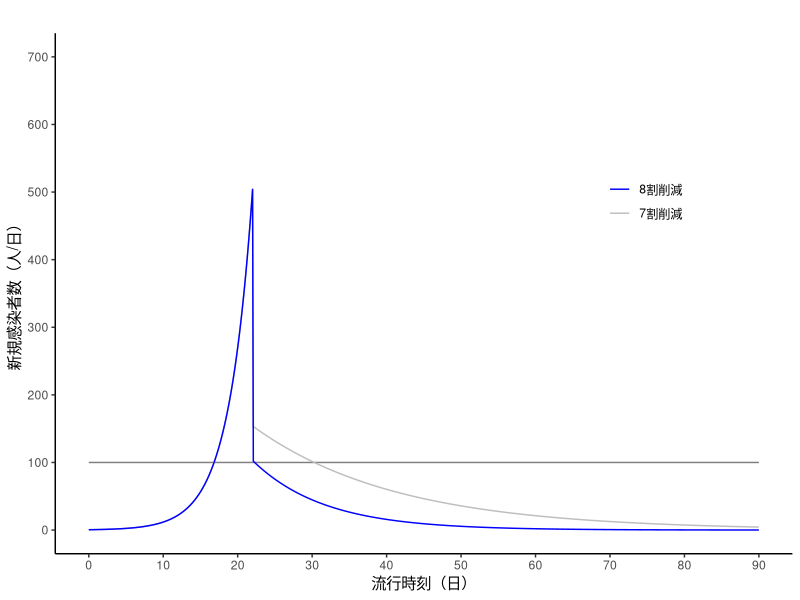
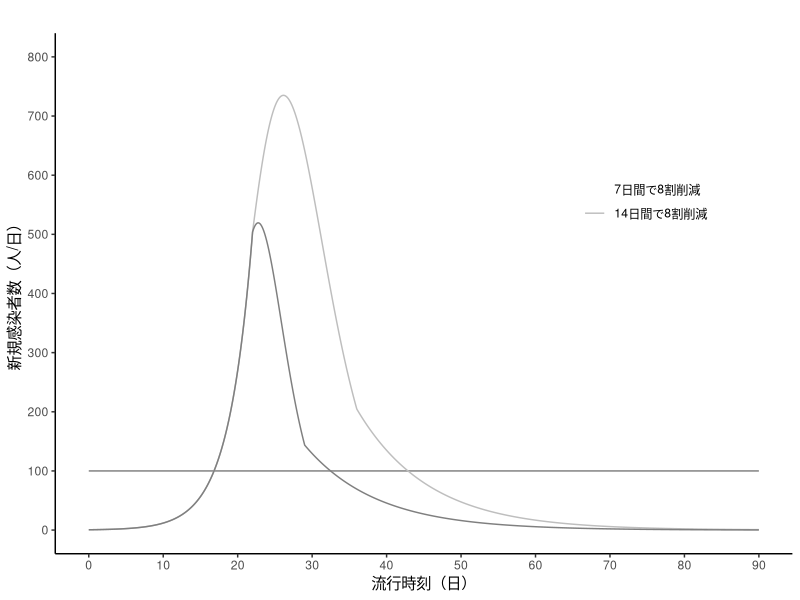
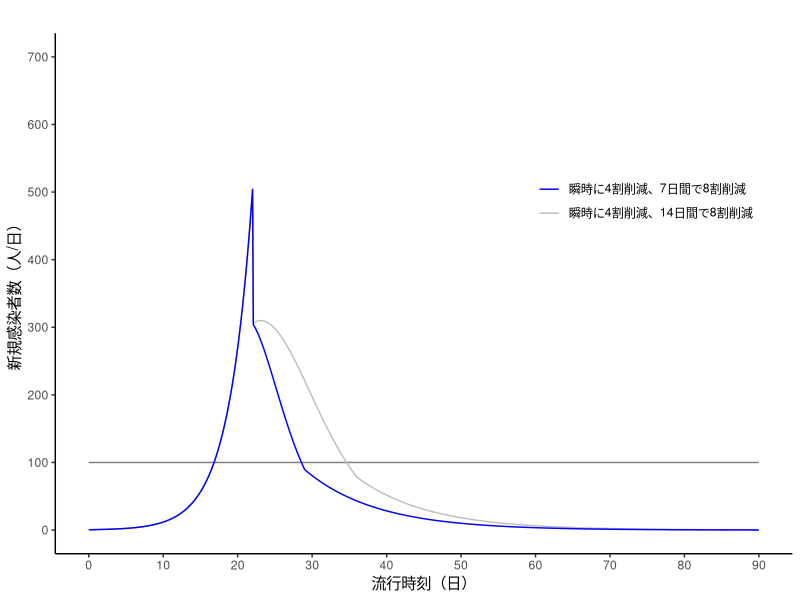
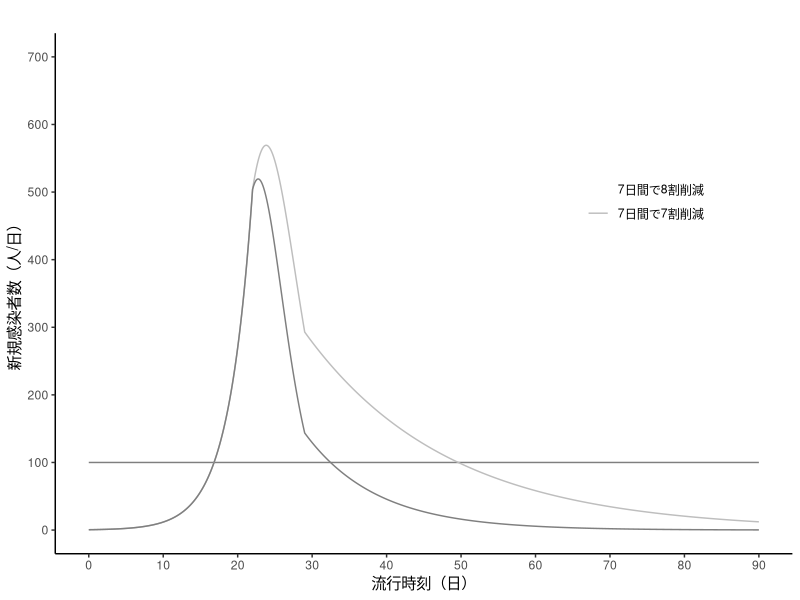
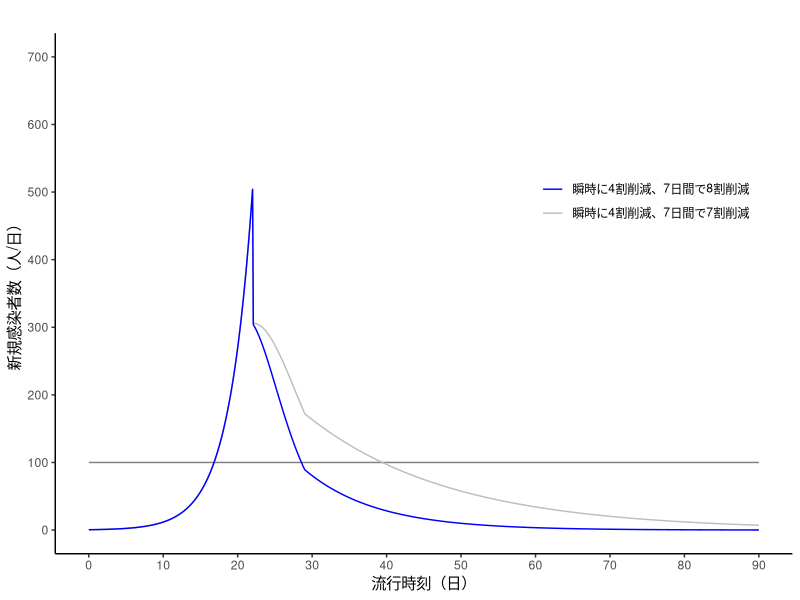

Write the R code that produced these figures, in order.
## ---- chunk 1
# time-dependent interventions

library(tidyverse)
library(deSolve)

# ---- 0. 設定 ----
# 時間と計算方法の設定
set_control <- function(time_begin = 0, time_end, increment = 0.1,
                        method = "rk4") {
  time <- seq(time_begin, time_end, by = increment)
  list(
    time_begin = time_begin, time_end = time_end,
    increment = increment, time = time, method = method
  )
}

# 人口の設定
set_population <- function(N0 = 1, I0 = 10e-6,
                           contact_matrix = NULL, susceptibility = NULL) {
  dimens <- length(N0)
  if (is.null(names(N0))) {
    if (dimens == 1) {
      names(N0) <- "all"
    } else {
      names(N0) <- as.character(seq(1:dimens))
    }
  }
  if (is.null(susceptibility)) {
    susceptibility <- rep(1, time = dimens)
  }
  if (is.null(contact_matrix)) {
    contact_matrix <- matrix(N0, nrow = dimens, ncol = dimens)
  }

  contact_matrix <- susceptibility * contact_matrix
  eigen <- max(Re(eigen(contact_matrix)$values))
  contact_matrix <- contact_matrix / eigen
  Zeros <- rep(0, time = dimens)

  initial_conditions <- I0

  list(
    contact_matrix = contact_matrix,
    demography_vector = N0,
    initial_conditions = initial_conditions,
    susceptibility = susceptibility,
    dimens = dimens
  )
}

# 疫学パラメータの設定
set_parms <- function(compartment, r0 = 2.5,
                      gamma = 1 / 4.8, epsilon = 1 / 5) {
  beta0 <- gamma * r0

  if (compartment == "SIR") {
    list(
      compartment = compartment,
      beta0 = beta0, gamma = gamma
    )
  } else if (compartment == "SEIR") {
    list(
      compartment = compartment,
      beta0 = beta0, gamma = gamma, epsilon = epsilon
    )
  }
}

# 介入の設定
set_intervention <- function(time_begin = control$time_begin,
                             time_end = control$time_end,
                             reduction = 0) {
  list(time_begin = time_begin, time_end = time_end, reduction = reduction)
}

# 時間依存の設定
set_time_dependence <- function(x = NULL, beta = NULL) {
  if (is.null(x)) {
      Xt <- NULL
    } else {
      Xt <- x
    }
    if (is.null(beta)) {
      beta_t <- NULL
    } else {
      beta_t <- beta
    }
    list(Xt = Xt, beta_t = beta_t)
}

mod_X <- function(time_begin = control$time_begin, time_end = control$time_end, reduction = 0, reduction_begin = 0) {
  times_begin <- as.integer((time_begin - control$time_begin) / control$increment) + 1L
  times_end <- as.integer((time_end - control$time_begin) / control$increment) + 1L
  time_dependence <- rep(1.0, length(control$time))
  adjustment_speed <- -log((1 - reduction) / (1 - reduction_begin)) / (time_end - time_begin)
  time_dependence[(times_begin + 1L):times_end] <-
    time_dependence * (1 - reduction_begin) * exp(-adjustment_speed * (
      control$time[(times_begin + 1L):times_end] - time_begin
    ))
  time_dependence
}

mod_beta <- function() {
  time_dependence <- 1 - 0.3 * sin(control$time * control$increment / 2)
  time_dependence
}

# ファクターXの設定
set_input <- function(population, intervention, time_dependence, control) {
  set_reduction_list <- function(intervention, control_time_begin, increment, time, dimens) {
    with(intervention, {
      times_begin <- as.integer((time_begin - control_time_begin) / increment) + 1L
      times_end <- as.integer((time_end - control_time_begin) / increment) + 1L
      x <- matrix(0, nrow = dimens, ncol = length(time))
      x[, (times_begin + 1L):times_end] <- reduction
      x
    })
  }

  if (is.null(intervention)) {
    reduction_combined <- matrix(0, nrow = population$dimens, ncol = length(control$time))
  } else {
    reduction_list <- map(intervention, \(x) set_reduction_list(
      x, control$time_begin, control$increment, control$time, population$dimens
    ))
    reduction_combined <- reduce(reduction_list, `+`)
  }
  Ones <- matrix(1, nrow = length(control$time), ncol = population$dimens)
  X <- Ones - t(reduction_combined)
  if (!is.null(time_dependence) & !is.null(time_dependence$Xt)) {
    X <- X * time_dependence$Xt
  }
  if (!is.null(time_dependence) & !is.null(time_dependence$beta_t)) {
    X <- X * time_dependence$beta_t
  }
  if (phase == "0") {
    if (!is.null(time_dependence$Xt)) {plot(time_dependence$Xt)}
  }
    colnames(X) <- names(population$demography_vector)
  X
}

# SIRモデルの解を求める
model_sir <- function(scenario = "default", aggr = FALSE) {
  func_sir <- function(t, y, parms, input_list, population) {
    with(c(parms, population), {
      S <- y[1:dimens]
      I <- y[(dimens + 1):(2L * dimens)]
      R <- y[(2L * dimens + 1):(3L * dimens)]

      beta <- beta0 * map_vec(input_list, \(f) f(t))
      J <- contact_matrix %*% I
      New <- beta * (S / demography_vector) * J

      dS <- -New
      dI <- New - gamma * I
      dR <- gamma * I

      list(c(dS, dI, dR))
    })
  }

  Zeros <- rep(0, time = population$dimens)
  population$initial_conditions <- c(
    S = population$demography_vector - population$initial_conditions,
    I = population$initial_conditions,
    R = Zeros
  )
  X <- set_input(population, intervention, time_dependence, control)
  input_list <- map(
    names(population$demography_vector),
    \(name) approxfun(control$time, X[, name], rule = 2)
  )

  out <- ode(
    y = population$initial_conditions,
    times = control$time,
    func = func_sir,
    parms = parms,
    method = control$method,
    input_list = input_list,
    population = population
  )

  S <- out[, 2:(population$dimens + 1)]
  I <- out[, (population$dimens + 2):(2L * population$dimens + 1)]
  R <- out[, (2L * population$dimens + 2):(3L * population$dimens + 1)]

  beta <- parms$beta0 * t(X)
  J <- population$contact_matrix %*% t(I)
  S_N <- t(S) / population$demography_vector
  New <- t((beta * S_N) * J)
  
  out_df <- cbind(out[, 1], S, I, R, New)
  colnames(out_df) <- c(
    "time",
    str_c("S_", names(population$demography_vector)),
    str_c("I_", names(population$demography_vector)),
    str_c("R_", names(population$demography_vector)),
    str_c("New_", names(population$demography_vector))
  )
  out_df <- as_tibble(out_df) |>
    pivot_longer(cols = -time, names_to = "names", values_to = "value") |>
    separate(col = names, into = c("compartment", "demography_group"), sep = "_") |>
    pivot_wider(names_from = compartment, values_from = value) |>
    mutate(scenario = scenario)
  if (aggr == TRUE) {
    out_df <- out_df |>
      group_by(time) |>
      summarize(S = sum(S), I = sum(I), R = sum(R), New = sum(New)) |>
      mutate(scenario = scenario)
  }
  out_df
}

# SEIRモデルの解を求める
model_seir <- function(scenario = "default", aggr = FALSE) {
  func_seir <- function(t, y, parms, input_list, population) {
    with(c(parms, population), {
      S <- y[1:dimens]
      E <- y[(dimens + 1):(2L * dimens)]
      I <- y[(2L * dimens + 1):(3L * dimens)]
      R <- y[(3L * dimens + 1):(4L * dimens)]

      beta <- beta0 * map_vec(input_list, \(f) f(t))
      J <- contact_matrix %*% I
      New <- beta * (S / demography_vector) * J

      dS <- -New
      dE <- New - epsilon * E
      dI <- epsilon * E - gamma * I
      dR <- gamma * I

      list(c(dS, dE, dI, dR))
    })
  }

  Zeros <- rep(0, time = population$dimens)
  population$initial_conditions <- c(
    S = population$demography_vector - population$initial_conditions,
    E = Zeros,
    I = population$initial_conditions,
    R = Zeros
  )
  X <- set_input(population, intervention, time_dependence, control)
  input_list <- map(
    names(population$demography_vector),
    \(name) approxfun(control$time, X[, name], rule = 2)
  )

  out <- ode(
    y = population$initial_conditions,
    times = control$time,
    func = func_seir,
    parms = parms,
    method = control$method,
    input_list = input_list,
    population = population
  )

  S <- out[, 2:(population$dimens + 1)]
  E <- out[, (population$dimens + 2):(2L * population$dimens + 1)]
  I <- out[, (2L * population$dimens + 2):(3L * population$dimens + 1)]
  R <- out[, (3L * population$dimens + 2):(4L * population$dimens + 1)]

  beta <- parms$beta0 * t(X)
  J <- population$contact_matrix %*% t(I)
  S_N <- t(S) / population$demography_vector
  New <- t((beta * S_N) * J)

  out_df <- cbind(out[, 1], S, E, I, R, New)
  colnames(out_df) <- c(
    "time",
    str_c("S_", names(population$demography_vector)),
    str_c("E_", names(population$demography_vector)),
    str_c("I_", names(population$demography_vector)),
    str_c("R_", names(population$demography_vector)),
    str_c("New_", names(population$demography_vector))
  )
  out_df <- as_tibble(out_df) |>
    pivot_longer(cols = -time, names_to = "names", values_to = "value") |>
    separate(col = names, into = c("compartment", "demography_group"), sep = "_") |>
    pivot_wider(names_from = compartment, values_from = value) |>
    mutate(scenario = scenario)
  if (aggr == TRUE) {
    out_df <- out_df |>
      group_by(time) |>
      summarize(S = sum(S), E = sum(E), I = sum(I), R = sum(R), New = sum(New)) |>
      mutate(scenario = scenario)
  }
  out_df
}

# 新規感染者数のグラフ
plot_New <- function(data, variable, title = "") {
  ggplot(data, aes(x = time)) +
    geom_line(aes(y = New, colour = scenario)) +
    labs(
      title = title, x = "流行時刻（日）", y = "新規感染者数（人/日）",
      colour = ""
    ) +
    theme_classic() +
    theme(legend.position = "inside", legend.position.inside = c(0.8, 0.7))
}

# 感染者数のグラフ
plot_I <- function(data, variable, title = "") {
  ggplot(data, aes(x = time)) +
    geom_line(aes(y = I, colour = scenario)) +
    labs(
      title = title, x = "流行時刻（日）", y = "感染者数（人）",
      colour = ""
    ) +
    theme_classic() +
    theme(legend.position = "inside", legend.position.inside = c(0.8, 0.7))
}
## ---- chunk 2
# 新規感染者数が100人を切る日付を探す
find_timex <- function(x, time, time_begin, min) {
  time[(time <= time_begin) | (x >= min)] <- 0
  timex <- time[time > 0]
  return(paste("削減開始から「", timex[1] - time_begin, "日」で、新規感染者数が100人を切る。"))
}

phase <- "1"
# "0" exploratory
# "1" release

# ---- 4. モデルD ----
# 4月9日資料の別計算
N0_jp <- c(c = 15758424, a = 76499828, e = 35185241)
N_all <- sum(N0_jp)
I0_jp <- c(0, 1, 0)

alpha_c <- 0.009
alpha_a <- 0.630
alpha_e <- 1 - alpha_c - alpha_a
susceptibility <- c(alpha_c, alpha_a, alpha_e) / N0_jp

control <- set_control(time_begin = 0, time_end = 90)
population <- set_population(N0_jp, I0_jp, susceptibility = susceptibility)
parms <- set_parms(compartment = "SIR")

h_line <- rep(100, length(control$time))
h_line_I <- list(
  time = control$time,
  I = h_line,
  scenario = rep("100人", time = length(control$time))
)
h_line_New <- list(
  time = control$time,
  New = h_line,
  scenario = rep("100人", time = length(control$time))
)

# 図2
time_dependence <- set_time_dependence(x = NULL)

## シナリオ10
intervention <- list(set_intervention(time_begin = 22, reduction = 0.8))
result_10 <- model_sir(scenario = "8割削減", aggr = TRUE)
find_timex(result_10$New, result_10$time, intervention[[1]]$time_begin, 100)

## シナリオ11
intervention <- list(set_intervention(time_begin = 22, reduction = 0.7))
result_11 <- model_sir(scenario = "7割削減", aggr = TRUE)
find_timex(result_11$New, result_11$time, intervention[[1]]$time_begin, 100)

## 感染者数のグラフ
if (phase == "0") {
  rbind(result_10, result_11) |>
  select(time, I, scenario) |>
  rbind(h_line_I) |>
  plot_I(title = "") +
  scale_x_continuous(limits = c(0, 90), breaks = seq(0, 90, 10)) +
  scale_y_continuous(limits = c(0, 1200), breaks = seq(0, 1200, 100)) +
  scale_colour_manual(
    limits = c("8割削減", "7割削減"),
    values = c("blue", "grey")
  )
}

## 新規感染者数のグラフ
rbind(result_10, result_11) |>
  select(time, New, scenario) |>
  rbind(h_line_New) |>
  plot_New(title = "") +
  scale_x_continuous(limits = c(0, 90), breaks = seq(0, 90, 10)) +
  scale_y_continuous(limits = c(0, 700), breaks = seq(0, 700, 100)) +
  scale_colour_manual(
    limits = c("8割削減", "7割削減"),
    values = c("blue", "grey")
  )
## ---- chunk 3
# 図3
## シナリオ12
time_dependence <- set_time_dependence(
  x = mod_X(time_begin = 22, time_end = 29, reduction = 0.8)
)
intervention <- list(set_intervention(time_begin = 29, reduction = 0.8))
result_12 <- model_sir(scenario = "7日間で8割削減）", aggr = TRUE)
find_timex(result_12$New, result_12$time, 22, 100)

## シナリオ13
time_dependence <- set_time_dependence(
  x = mod_X(time_begin = 22, time_end = 36, reduction = 0.8)
)
intervention <- list(set_intervention(time_begin = 36, reduction = 0.8))
result_13 <- model_sir(scenario = "14日間で8割削減", aggr = TRUE)
find_timex(result_13$New, result_13$time, 22, 100)

## 感染者数のグラフ
if (phase == "0") {
  rbind(result_12, result_13) |>
  select(time, I, scenario) |>
  rbind(h_line_I) |>
  plot_I(title = "") +
  scale_x_continuous(limits = c(0, 90), breaks = seq(0, 90, 10)) +
  scale_y_continuous(limits = c(0, 3000), breaks = seq(0, 3000, 500)) +
  scale_colour_manual(
    limits = c("7日間で8割削減", "14日間で8割削減"),
    values = c("blue", "grey")
  )
}

## 新規感染者数のグラフ
rbind(result_12, result_13) |>
  select(time, New, scenario) |>
  rbind(h_line_New) |>
  plot_New(title = "") +
  scale_x_continuous(limits = c(0, 90), breaks = seq(0, 90, 10)) +
  scale_y_continuous(limits = c(0, 800), breaks = seq(0, 800, 100)) +
  scale_colour_manual(
    limits = c("7日間で8割削減", "14日間で8割削減"),
    values = c("blue", "grey")
  )
## ---- chunk 4
# 図4
## シナリオ14
time_dependence <- set_time_dependence(
  x = mod_X(time_begin = 22, time_end = 29, reduction = 0.8, reduction_begin = 0.4)
)
intervention <- list(set_intervention(time_begin = 29, reduction = 0.8))
result_14 <- model_sir(scenario = "瞬時に4割削減、7日間で8割削減", aggr = TRUE)
find_timex(result_14$New, result_14$time, 22, 100)

## シナリオ15
time_dependence <- set_time_dependence(
  x = mod_X(time_begin = 22, time_end = 36, reduction = 0.8, reduction_begin = 0.4)
)
intervention <- list(set_intervention(time_begin = 36, reduction = 0.8))
result_15 <- model_sir(scenario = "瞬時に4割削減、14日間で8割削減", aggr = TRUE)
find_timex(result_15$New, result_15$time, 22, 100)

## 感染者数のグラフ
if (phase == "0") {
  rbind(result_14, result_15) |>
  select(time, I, scenario) |>
  rbind(h_line_I) |>
  plot_I(title = "") +
  scale_x_continuous(limits = c(0, 90), breaks = seq(0, 90, 10)) +
  scale_y_continuous(limits = c(0, 1400), breaks = seq(0, 1400, 200)) +
  scale_colour_manual(
    limits = c("瞬時に4割削減、7日間で8割削減", "瞬時に4割削減、14日間で8割削減"),
    values = c("blue", "grey")
  )
}

## 新規感染者数のグラフ
rbind(result_14, result_15) |>
  select(time, New, scenario) |>
  rbind(h_line_New) |>
  plot_New(title = "") +
  scale_x_continuous(limits = c(0, 90), breaks = seq(0, 90, 10)) +
  scale_y_continuous(limits = c(0, 700), breaks = seq(0, 700, 100)) +
  scale_colour_manual(
    limits = c("瞬時に4割削減、7日間で8割削減", "瞬時に4割削減、14日間で8割削減"),
    values = c("blue", "grey")
  )
## ---- chunk 5
# 図5（A）
## シナリオ16
"シナリオ16：7日間で7割削減"
time_dependence <- set_time_dependence(
  x = mod_X(time_begin = 22, time_end = 29, reduction = 0.7)
)
intervention <- list(set_intervention(time_begin = 29, reduction = 0.7))
result_16 <- model_sir(scenario = "7日間で7割削減", aggr = TRUE)
find_timex(result_16$New, result_16$time, 22, 100)

## シナリオ17
time_dependence <- set_time_dependence(
  x = mod_X(time_begin = 22, time_end = 29, reduction = 0.7, reduction_begin = 0.4)
)
intervention <- list(set_intervention(time_begin = 29, reduction = 0.7))
result_17 <- model_sir(scenario = "瞬時に4割削減、7日間で7割削減", aggr = TRUE)
find_timex(result_17$New, result_17$time, 22, 100)

## 感染者数のグラフ
if (phase == "0") {
  rbind(result_12, result_16) |>
  select(time, I, scenario) |>
  rbind(h_line_I) |>
  plot_I(title = "") +
  scale_x_continuous(limits = c(0, 90), breaks = seq(0, 90, 10)) +
  scale_y_continuous(limits = c(0, 2000), breaks = seq(0, 2000, 500)) +
  scale_colour_manual(
    limits = c("7日間で8割削減", "7日間で7割削減"),
    values = c("blue", "grey")
  )
}

## 新規感染者数のグラフ
rbind(result_12, result_16) |>
  select(time, New, scenario) |>
  rbind(h_line_New) |>
  plot_New(title = "") +
  scale_x_continuous(limits = c(0, 90), breaks = seq(0, 90, 10)) +
  scale_y_continuous(limits = c(0, 700), breaks = seq(0, 700, 100)) +
  scale_colour_manual(
    limits = c("7日間で8割削減", "7日間で7割削減"),
    values = c("blue", "grey")
  )
## ---- chunk 6
# 図5（B）
## 感染者数のグラフ
if (phase == "0") {
  rbind(result_14, result_17) |>
  select(time, I, scenario) |>
  rbind(h_line_I) |>
  plot_I(title = "") +
  scale_x_continuous(limits = c(0, 90), breaks = seq(0, 90, 10)) +
  scale_y_continuous(limits = c(0, 1200), breaks = seq(0, 1200, 100)) +
  scale_colour_manual(
    limits = c("瞬時に4割削減、7日間で8割削減", "瞬時に4割削減、7日間で7割削減"),
    values = c("blue", "grey")
  )
}

## 新規感染者数のグラフ
rbind(result_14, result_17) |>
  select(time, New, scenario) |>
  rbind(h_line_New) |>
  plot_New(title = "") +
  scale_x_continuous(limits = c(0, 90), breaks = seq(0, 90, 10)) +
  scale_y_continuous(limits = c(0, 700), breaks = seq(0, 700, 100)) +
  scale_colour_manual(
    limits = c("瞬時に4割削減、7日間で8割削減", "瞬時に4割削減、7日間で7割削減"),
    values = c("blue", "grey")
  )
